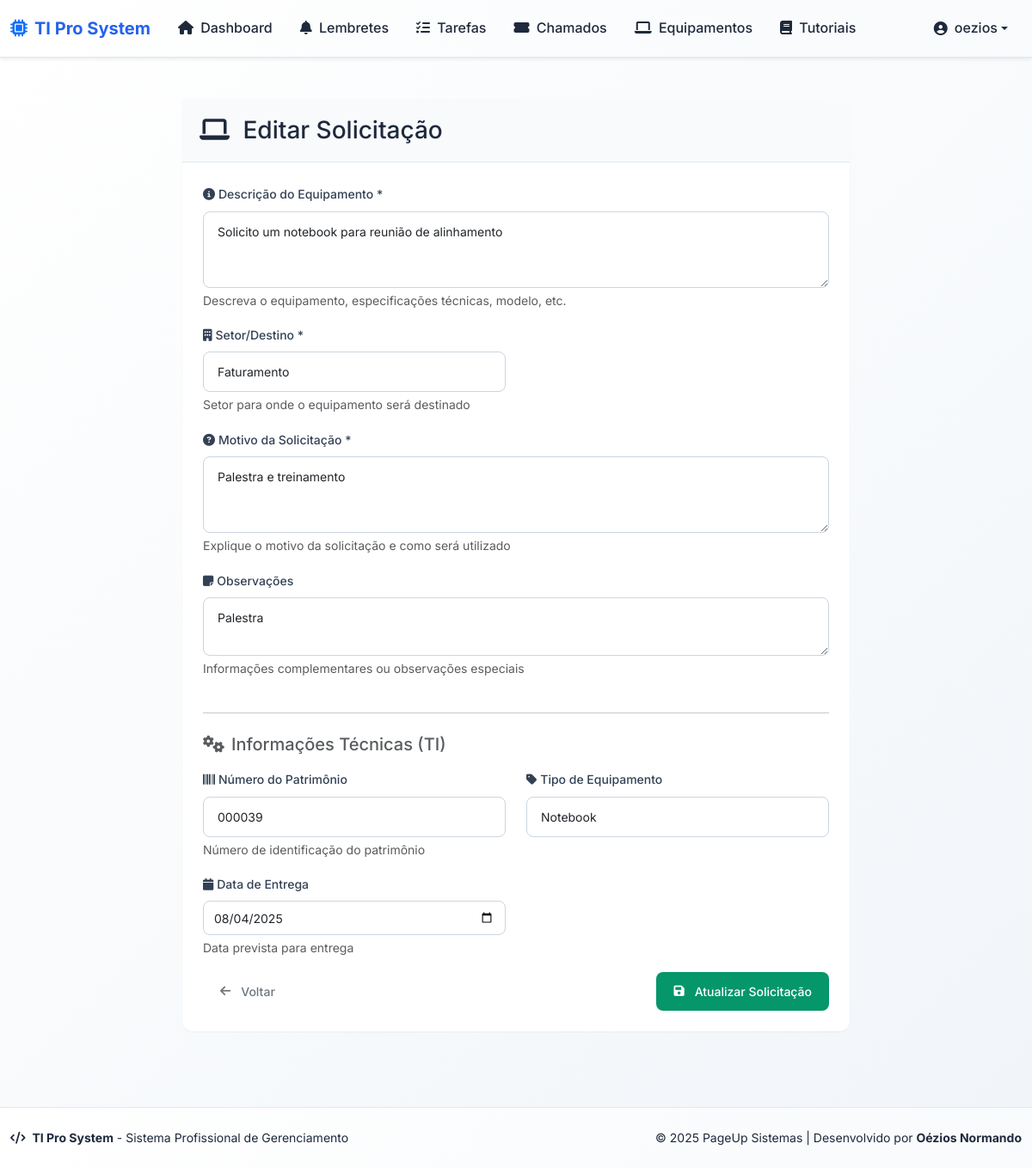
The app's page /equipment/2/edit (signed in) with its own data.
### app/models.py (models this page shows, shortened)
class User(db.Model):
    id = db.Column(db.Integer, primary_key=True)
    username = db.Column(db.String(64), unique=True, nullable=False)
    email = db.Column(db.String(120), unique=True, nullable=False)
    password_hash = db.Column(db.String(128), nullable=False)
    is_admin = db.Column(db.Boolean, default=False)
    is_ti = db.Column(db.Boolean, default=False)  # Indica se o usuário é da equipe de TI
    ativo = db.Column(db.Boolean, default=True)  # Para ativação/desativação
    sector_id = db.Column(db.Integer, db.ForeignKey('sector.id'), nullable=True)
    sector = db.relationship('Sector', backref='usuarios')
    reminders = db.relationship('Reminder', backref='usuario', lazy=True)
    tasks = db.relationship('Task', backref='usuario', lazy=True)

class EquipmentRequest(db.Model):
    id = db.Column(db.Integer, primary_key=True)
    description = db.Column(db.Text, nullable=False)  # Descrição do equipamento
    patrimony = db.Column(db.String(50), nullable=True)  # Número do patrimônio
    delivery_date = db.Column(db.Date, nullable=True)  # Data de entrega
    return_date = db.Column(db.Date, nullable=True)  # Data de devolução
    conference_status = db.Column(db.String(50), nullable=True)  # Status de conferência
    observations = db.Column(db.Text, nullable=True)  # Observações
    requester_id = db.Column(db.Integer, db.ForeignKey('user.id'), nullable=False)  # Solicitante
    received_by_id = db.Column(db.Integer, db.ForeignKey('user.id'), nullable=True)  # Quem recebeu
    approved_by_id = db.Column(db.Integer, db.ForeignKey('user.id'), nullable=True)  # Quem aprovou
    status = db.Column(db.String(20), nullable=False, default='Solicitado')  # Solicitado, Aprovado, Entregue, Devolvido, Negado
    request_date = db.Column(db.DateTime, nullable=False, default=datetime.utcnow)  # Data da solicitação
    approval_date = db.Column(db.DateTime, nullable=True)  # Data de aprovação
    equipment_type = db.Column(db.String(50), nullable=True)  # Tipo de equipamento (notebook, monitor, etc.)
    destination_sector = db.Column(db.String(100), nullable=True)  # Setor/Destino
    request_reason = db.Column(db.Text, nullable=True)  # Motivo da solicitação
    created_at = db.Column(db.DateTime, nullable=False, default=datetime.utcnow)
    updated_at = db.Column(db.DateTime, nullable=False, default=datetime.utcnow, onupdate=datetime.utcnow)
    requester = db.relationship('User', foreign_keys=[requester_id], backref='equipment_requests_solicitadas')
    received_by = db.relationship('User', foreign_keys=[received_by_id], backref='equipment_requests_recebidas')
    approved_by = db.relationship('User', foreign_keys=[approved_by_id], backref='equipment_requests_aprovadas')
    def can_be_edited_by(self, user):
        return (user.id == self.requester_id or
                user.is_admin or
                user.is_ti)

### app/routes.py (the view, shortened to what this page needs)
@bp.route('/equipment/<int:id>/edit', methods=['GET', 'POST'])
@login_required
def edit_equipment_request(id):
    equipment_request = EquipmentRequest.query.get_or_404(id)
    if not equipment_request.can_be_edited_by(User.query.get(session.get('user_id'))):
        flash('Você não tem permissão para editar esta solicitação.', 'danger')
        return redirect(url_for('main.equipment_detail', id=id))
    return render_template('equipment_form.html', equipment_request=equipment_request)

### app/templates/equipment_form.html (shortened to what this page needs)
{% extends "base.html" %}
{% block content %}
<div class="row justify-content-center">
    <div class="col-lg-8">
        <div class="card">
            <div class="card-header">
                <h3 class="card-title mb-0">
                    <i class="fas fa-laptop me-2"></i>
                    {% if equipment_request %}Editar Solicitação{% else %}Nova Solicitação de Equipamento{% endif %}
                </h3>
            </div>
            <div class="card-body">
                <form method="POST">
                    <div class="row">
                        <div class="col-12 mb-3">
                            <label for="description" class="form-label">
                                <i class="fas fa-info-circle me-1"></i>Descrição do Equipamento *
                            </label>
                            <textarea class="form-control" id="description" name="description" rows="3"
                                      placeholder="Descreva detalhadamente o equipamento solicitado..." required>{{ equipment_request.description if equipment_request else '' }}</textarea>
                            <div class="form-text">Descreva o equipamento, especificações técnicas, modelo, etc.</div>
                        </div>
                        <div class="col-md-6 mb-3">
                            <label for="destination_sector" class="form-label">
                                <i class="fas fa-building me-1"></i>Setor/Destino *
                            </label>
                            <input type="text" class="form-control" id="destination_sector" name="destination_sector"
                                   value="{{ equipment_request.destination_sector if equipment_request else '' }}"
                                   placeholder="Ex: TI, RH, Financeiro..." required>
                            <div class="form-text">Setor para onde o equipamento será destinado</div>
                        </div>
                        <div class="col-12 mb-3">
                            <label for="request_reason" class="form-label">
                                <i class="fas fa-question-circle me-1"></i>Motivo da Solicitação *
                            </label>
                            <textarea class="form-control" id="request_reason" name="request_reason" rows="3"
                                      placeholder="Justifique a necessidade do equipamento..." required>{{ equipment_request.request_reason if equipment_request else '' }}</textarea>
                            <div class="form-text">Explique o motivo da solicitação e como será utilizado</div>
                        </div>
                        <div class="col-12 mb-3">
                            <label for="observations" class="form-label">
                                <i class="fas fa-sticky-note me-1"></i>Observações
                            </label>
                            <textarea class="form-control" id="observations" name="observations" rows="2"
                                      placeholder="Observações adicionais...">{{ equipment_request.observations if equipment_request else '' }}</textarea>
                            <div class="form-text">Informações complementares ou observações especiais</div>
                        </div>
                        {% if session.get('is_admin') or session.get('is_ti') or equipment_request %}
                        <div class="col-12">
                            <hr class="my-4">
                            <h5 class="text-muted mb-3">
                                <i class="fas fa-cogs me-2"></i>Informações Técnicas (TI)
                            </h5>
                        </div>
                        <div class="col-md-6 mb-3">
                            <label for="patrimony" class="form-label">
                                <i class="fas fa-barcode me-1"></i>Número do Patrimônio
                            </label>
                            <input type="text" class="form-control" id="patrimony" name="patrimony"
                                   value="{{ equipment_request.patrimony if equipment_request else '' }}"
                                   placeholder="Ex: 123456">
                            <div class="form-text">Número de identificação do patrimônio</div>
                        </div>
                        <div class="col-md-6 mb-3">
                            <label for="equipment_type" class="form-label">
                                <i class="fas fa-tag me-1"></i>Tipo de Equipamento
                            </label>
                            <select class="form-select" id="equipment_type" name="equipment_type">
                                <option value="Notebook" {% if equipment_request and equipment_request.equipment_type == 'Notebook' %}selected{% endif %}>Notebook</option>
                            </select>
                        </div>
                        <div class="col-md-6 mb-3">
                            <label for="delivery_date" class="form-label">
                                <i class="fas fa-calendar me-1"></i>Data de Entrega
                            </label>
                            <input type="date" class="form-control" id="delivery_date" name="delivery_date"
                                   value="{{ equipment_request.delivery_date.strftime('%Y-%m-%d') if equipment_request and equipment_request.delivery_date else '' }}">
                            <div class="form-text">Data prevista para entrega</div>
                        </div>
                        {% endif %}
                    </div>
                    <div class="d-flex justify-content-between">
                        <a href="{{ url_for('main.list_equipment') }}" class="btn btn-outline-secondary">
                            <i class="fas fa-arrow-left me-1"></i>Voltar
                        </a>
                        <button type="submit" class="btn btn-success">
                            <i class="fas fa-save me-1"></i>
                            {% if equipment_request %}Atualizar Solicitação{% else %}Criar Solicitação{% endif %}
                        </button>
                    </div>
                </form>
            </div>
        </div>
    </div>
</div>
{% endblock %}

### app/templates/base.html (shortened to what this page needs)
<!DOCTYPE html>
<html lang="pt-BR" data-theme="light">
<head>
    <link href="https://cdn.jsdelivr.net/npm/bootstrap@5.3.2/dist/css/bootstrap.min.css" rel="stylesheet">
    <link rel="stylesheet" href="https://cdnjs.cloudflare.com/ajax/libs/font-awesome/6.4.0/css/all.min.css">
    <link rel="stylesheet" href="{{ url_for('static', filename='style.css') }}">
</head>
<body class="d-flex flex-column min-vh-100">
{% if session.get('user_id') %}
<nav class="navbar navbar-expand-lg shadow-sm mb-4">
  <div class="container-fluid">
    <a class="navbar-brand d-flex align-items-center" href="{{ url_for('main.index') }}">
      <i class="fas fa-microchip me-2 text-primary"></i>
      <span class="fw-bold">TI Pro System</span>
    </a>
    <div class="collapse navbar-collapse" id="navbarNav">
      <ul class="navbar-nav me-auto">
        <li class="nav-item">
          <a class="nav-link {% if request.endpoint == 'main.index' %}active{% endif %}" href="{{ url_for('main.index') }}">
            <i class="fas fa-home me-1"></i> Dashboard
          </a>
        </li>
        <li class="nav-item">
          <a class="nav-link {% if request.endpoint == 'main.reminders' %}active{% endif %}" href="{{ url_for('main.reminders') }}">
            <i class="fas fa-bell me-1"></i> Lembretes
          </a>
        </li>
        <li class="nav-item">
          <a class="nav-link {% if request.endpoint == 'main.tasks' %}active{% endif %}" href="{{ url_for('main.tasks') }}">
            <i class="fas fa-tasks me-1"></i> Tarefas
          </a>
        </li>
        <li class="nav-item">
          <a class="nav-link {% if request.endpoint == 'main.listar_chamados' %}active{% endif %}" href="{{ url_for('main.listar_chamados') }}">
            <i class="fas fa-ticket-alt me-1"></i> Chamados
          </a>
        </li>
        <li class="nav-item">
          <a class="nav-link {% if request.endpoint == 'main.list_equipment' %}active{% endif %}" href="{{ url_for('main.list_equipment') }}">
            <i class="fas fa-laptop me-1"></i> Equipamentos
          </a>
        </li>
        <li class="nav-item">
          <a class="nav-link {% if request.endpoint == 'main.listar_tutoriais' %}active{% endif %}" href="{{ url_for('main.listar_tutoriais') }}">
            <i class="fas fa-book me-1"></i> Tutoriais
          </a>
        </li>
      </ul>
      <ul class="navbar-nav">
        <li class="nav-item dropdown">
          <a class="nav-link dropdown-toggle d-flex align-items-center" href="#" role="button" data-bs-toggle="dropdown">
            <i class="fas fa-user-circle me-2"></i>
            <span class="d-none d-md-inline">{{ session['username'] }}</span>
          </a>
        </li>
      </ul>
    </div>
  </div>
</nav>
{% endif %}
<main class="main-content flex-grow-1">
  <div class="container-fluid py-4">
    {% block content %}{% endblock %}
  </div>
</main>
<footer class="footer mt-auto">
  <div class="container-fluid">
    <div class="row align-items-center">
      <div class="col-md-6">
        <p class="mb-0">
          <i class="fas fa-code me-1"></i>
          <strong>TI Pro System</strong> - Sistema Profissional de Gerenciamento
        </p>
      </div>
      <div class="col-md-6 text-md-end">
        <p class="mb-0">
          &copy; 2025 PageUp Sistemas |
          Desenvolvido por <strong>Oézios Normando</strong>
        </p>
      </div>
    </div>
  </div>
</footer>
</body>
</html>

### records on screen
User: username "oezios"
EquipmentRequest: description "Solicito um notebook para reunião de alinhamento", destination_sector "Faturamento", request_reason "Palestra e treinamento", observations "Palestra", patrimony "000039", equipment_type "Notebook", delivery_date "08/04/2025"
